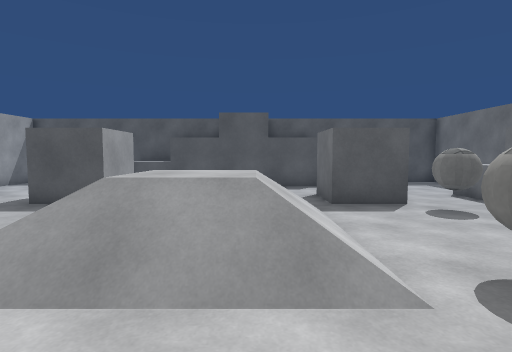
view 1 (above)

16 first-person views from a walk through a Unity game level. The camera is 1.3 m above the floor, tilts 4° down and sees 80° across. The floor is counted in squares, 1 m on a side. Each view is taken from the middle of a square. On the plan, view 1 faces up. The plan holds only what a view shows up to about 14 squares ahead; the rest is blank. Surface patterns are stand-ins for the level's own textures.

view 2
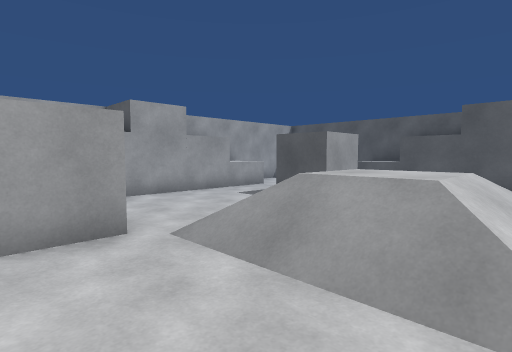

view 3
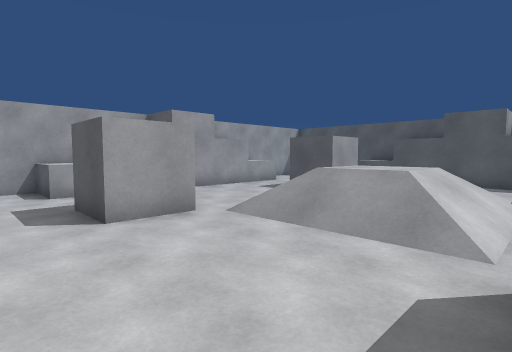

view 4
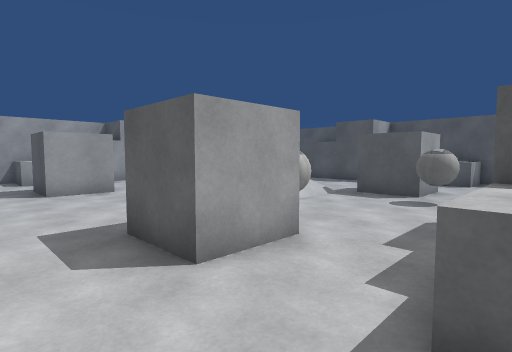

view 5
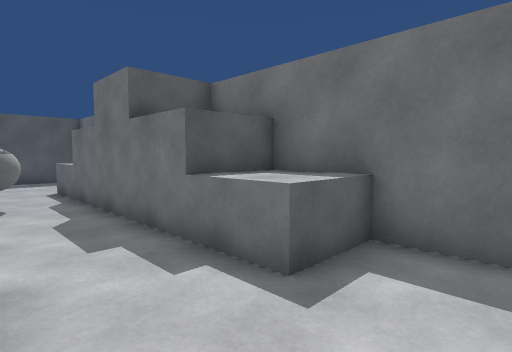

view 6
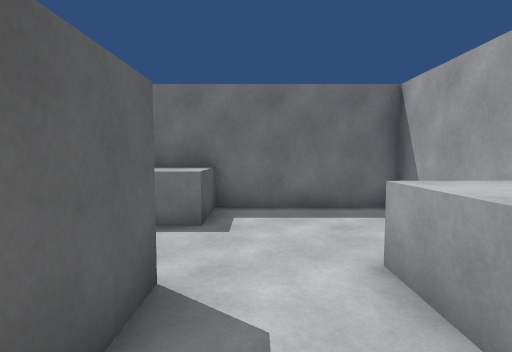

view 7
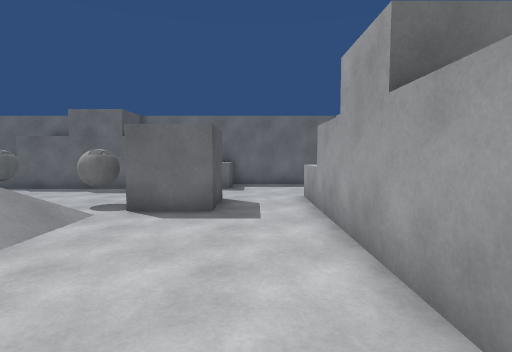

view 8
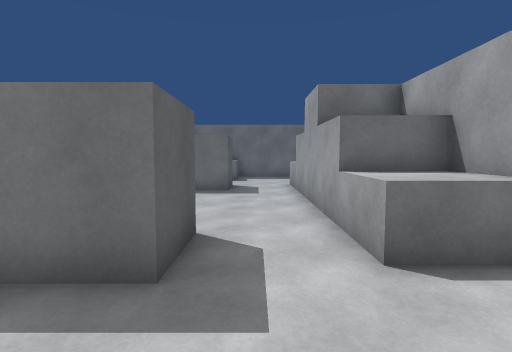

view 9
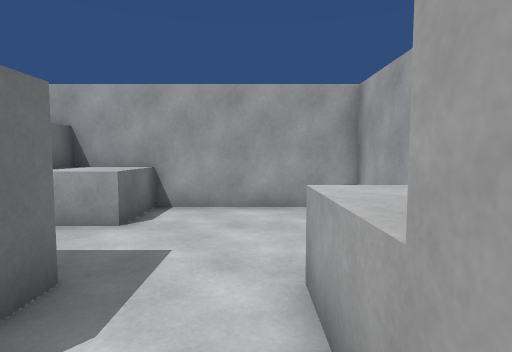

view 10
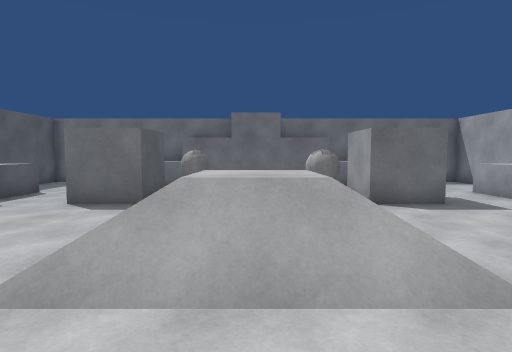

view 11
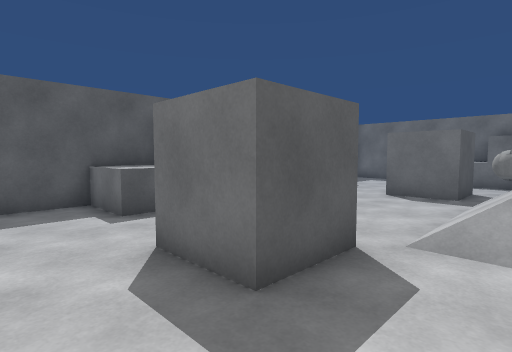

view 12
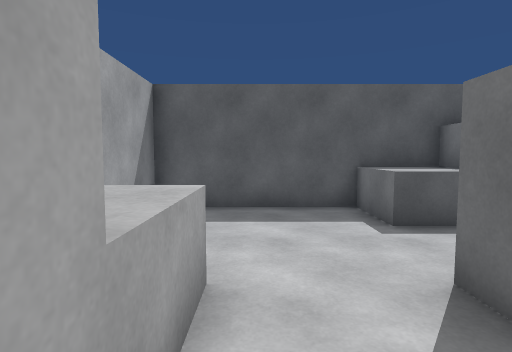

view 13
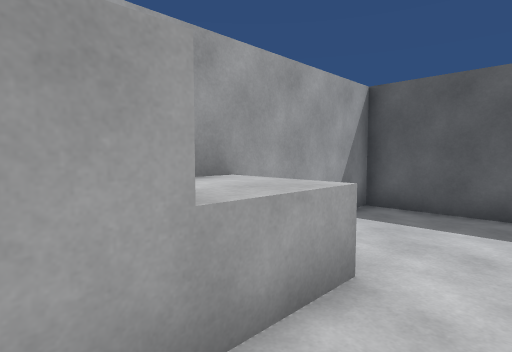

view 14
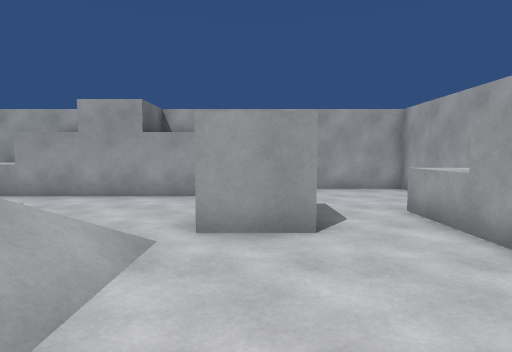

view 15
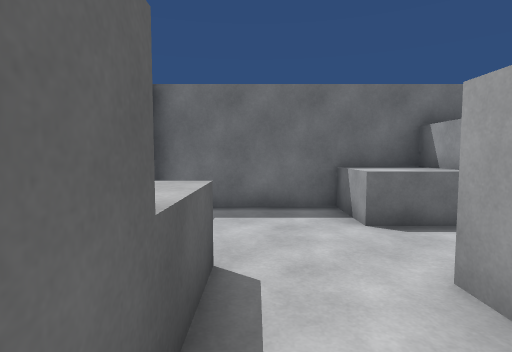

view 16
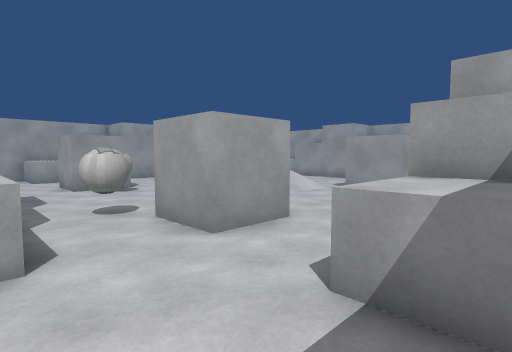

### Floor plan
Key: @ floor where view 1 was taken; # wall or solid block; . main floor; : floor 1 m higher than the main floor; / step, stairs or slope; ^ raised ledge; B ball.
Columns run from 11 left of view 1 to 9 right of it. Each row starts with its distance up from view 1.
 15 #########      ######
 14 #.....^^#    #^^....#
 13 #.....^^######^^....#
 12 #.......   .........#
 11 #......    .........#
 10 #^^..###  ...###..^^#
  9 #^^..###.....###..^^#
  8   #..###.....###..###
  7   #...../////..##.#
  6   #...../////.....#
  5   #.....//://.....#
  4   #...../////.....#
  3   #...../////.B...#
  2   #..###.....###..###
  1 #^^..###.....###..^^#
  0 #^^..###...@.###..^^#
 -1 #...................#
 -2 #...................#
 -3 #.....^^######^^....#
 -4 #.....^^#      ^....#
 -5 #########      ######

Positions as (right, up) in squares from view 1, and headings:
1: (0, 0), facing up
2: (1, 0), facing up-left
3: (2, -2), facing up-left
4: (7, -2), facing up-left
5: (4, -2), facing up-right
6: (1, -1), facing right
7: (-5, -1), facing right
8: (-9, -1), facing right
9: (-8, 3), facing down
10: (-6, 5), facing right
11: (-8, 6), facing up-right
12: (-8, 7), facing up
13: (-7, 7), facing up-left
14: (-5, 7), facing down
15: (1, 12), facing right
16: (7, 14), facing down-left
